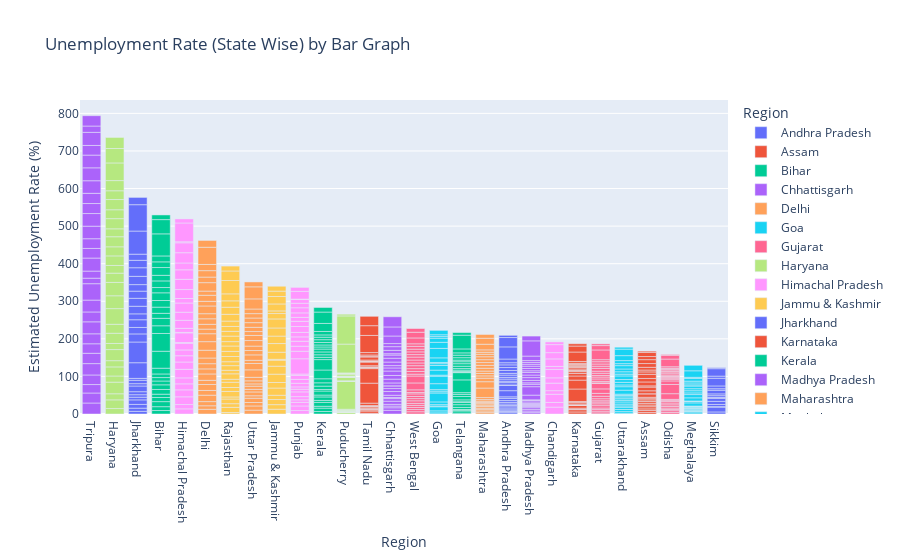

The notebook cell saved with this chart:
### Markdown cell above
# analyzing data by bar graph

### Code cell
# Create the bar chart
fig = px.bar(df,x='Region',y=' Estimated Unemployment Rate (%)',color='Region',
           title='Unemployment Rate (State Wise) by Bar Graph',template='plotly')
fig.update_layout(xaxis={'categoryorder':'total descending'})
fig.show()

### Figure 1 — Plotly figure (JSON) as saved in the notebook; plotly's stock layout.template omitted (floating-point values rounded to 4 significant figures)
{"data": [{"alignmentgroup": "True", "hovertemplate": "Region=%{x}<br> Estimated Unemployment Rate (%)=%{y}<extra></extra>", "legendgroup": "Andhra Pradesh", "marker": {"color": "#636efa", "pattern": {"shape": ""}}, "name": "Andhra Pradesh", "offsetgroup": "Andhra Pradesh", "orientation": "v", "showlegend": true, "textposition": "auto", "type": "bar", "x": ["Andhra Pradesh", "Andhra Pradesh", "Andhra Pradesh", "Andhra Pradesh", "Andhra Pradesh", "Andhra Pradesh", "Andhra Pradesh", "Andhra Pradesh", "Andhra Pradesh", "Andhra Pradesh", "Andhra Pradesh", "Andhra Pradesh", "Andhra Pradesh", "Andhra Pradesh", "Andhra Pradesh", "Andhra Pradesh", "Andhra Pradesh", "Andhra Pradesh", "Andhra Pradesh", "Andhra Pradesh", "Andhra Pradesh", "Andhra Pradesh", "Andhra Pradesh", "Andhra Pradesh", "Andhra Pradesh", "Andhra Pradesh", "Andhra Pradesh", "Andhra Pradesh"], "xaxis": "x", "y": [3.65, 3.05, 3.75, 3.32, 5.17, 3.52, 4.12, 4.38, 4.84, 5.91, 4.06, 16.29, 14.46, 0.85, 6.09, 3.8, 5.64, 4.61, 6.01, 4.7, 7.54, 7.88, 7.11, 5.66, 9.88, 32.3, 24.91, 5.86], "yaxis": "y"}, {"alignmentgroup": "True", "hovertemplate": "Region=%{x}<br> Estimated Unemployment Rate (%)=%{y}<extra></extra>", "legendgroup": "Assam", "marker": {"color": "#EF553B", "pattern": {"shape": ""}}, "name": "Assam", "offsetgroup": "Assam", "orientation": "v", "showlegend": true, "textposition": "auto", "type": "bar", "x": ["Assam", "Assam", "Assam", "Assam", "Assam", "Assam", "Assam", "Assam", "Assam", "Assam", "Assam", "Assam", "Assam", "Assam", "Assam", "Assam", "Assam", "Assam", "Assam", "Assam", "Assam", "Assam", "Assam", "Assam", "Assam", "Assam"], "xaxis": "x", "y": [4.29, 5.08, 4.26, 5.79, 4.46, 4.65, 4.66, 4.29, 3.26, 3.77, 9.38, 0, 7.87, 9.89, 3.21, 10.39, 9.26, 11.17, 6.31, 5.02, 7.24, 9.98, 10.34, 8.37, 10.77, 3.42], "yaxis": "y"}, {"alignmentgroup": "True", "hovertemplate": "Region=%{x}<br> Estimated Unemployment Rate (%)=%{y}<extra></extra>", "legendgroup": "Bihar", "marker": {"color": "#00cc96", "pattern": {"shape": ""}}, "name": "Bihar", "offsetgroup": "Bihar", "orientation": "v", "showlegend": true, "textposition": "auto", "type": "bar", "x": ["Bihar", "Bihar", "Bihar", "Bihar", "Bihar", "Bihar", "Bihar", "Bihar", "Bihar", "Bihar", "Bihar", "Bihar", "Bihar", "Bihar", "Bihar", "Bihar", "Bihar", "Bihar", "Bihar", "Bihar", "Bihar", "Bihar", "Bihar", "Bihar", "Bihar", "Bihar", "Bihar", "Bihar"], "xaxis": "x", "y": [9.27, 10.2, 13.44, 11, 8.87, 12.47, 12.4, 10.16, 9.13, 9.61, 15.39, 45.09, 47.26, 20.49, 19.9, 13.29, 16.41, 17.66, 20.46, 14.06, 17.62, 14.91, 20.69, 15.11, 15.73, 58.77, 37.87, 12.45], "yaxis": "y"}, {"alignmentgroup": "True", "hovertemplate": "Region=%{x}<br> Estimated Unemployment Rate (%)=%{y}<extra></extra>", "legendgroup": "Chhattisgarh", "marker": {"color": "#ab63fa", "pattern": {"shape": ""}}, "name": "Chhattisgarh", "offsetgroup": "Chhattisgarh", "orientation": "v", "showlegend": true, "textposition": "auto", "type": "bar", "x": ["Chhattisgarh", "Chhattisgarh", "Chhattisgarh", "Chhattisgarh", "Chhattisgarh", "Chhattisgarh", "Chhattisgarh", "Chhattisgarh", "Chhattisgarh", "Chhattisgarh", "Chhattisgarh", "Chhattisgarh", "Chhattisgarh", "Chhattisgarh", "Chhattisgarh", "Chhattisgarh", "Chhattisgarh", "Chhattisgarh", "Chhattisgarh", "Chhattisgarh", "Chhattisgarh", "Chhattisgarh", "Chhattisgarh", "Chhattisgarh", "Chhattisgarh", "Chhattisgarh", "Chhattisgarh", "Chhattisgarh"], "xaxis": "x", "y": [9.82, 6.76, 4.54, 4.64, 8.33, 6.96, 2.77, 6.11, 9.89, 7.89, 7.31, 0, 7.64, 10.14, 9.77, 11.77, 8.17, 6.29, 9.46, 10.27, 8.32, 3.57, 9.01, 9.79, 8.21, 20.13, 24.1, 27.07], "yaxis": "y"}, {"alignmentgroup": "True", "hovertemplate": "Region=%{x}<br> Estimated Unemployment Rate (%)=%{y}<extra></extra>", "legendgroup": "Delhi", "marker": {"color": "#FFA15A", "pattern": {"shape": ""}}, "name": "Delhi", "offsetgroup": "Delhi", "orientation": "v", "showlegend": true, "textposition": "auto", "type": "bar", "x": ["Delhi", "Delhi", "Delhi", "Delhi", "Delhi", "Delhi", "Delhi", "Delhi", "Delhi", "Delhi", "Delhi", "Delhi", "Delhi", "Delhi", "Delhi", "Delhi", "Delhi", "Delhi", "Delhi", "Delhi", "Delhi", "Delhi", "Delhi", "Delhi", "Delhi", "Delhi", "Delhi", "Delhi"], "xaxis": "x", "y": [12.56, 9.33, 11.07, 17.18, 12.5, 15.84, 11.11, 16.97, 13.48, 13.81, 15.18, 20.69, 22.76, 21.14, 12.31, 12.76, 14.68, 13.52, 20.59, 12.41, 16.11, 11.07, 22.45, 14.86, 17.09, 16.51, 45.78, 18.11], "yaxis": "y"}, {"alignmentgroup": "True", "hovertemplate": "Region=%{x}<br> Estimated Unemployment Rate (%)=%{y}<extra></extra>", "legendgroup": "Goa", "marker": {"color": "#19d3f3", "pattern": {"shape": ""}}, "name": "Goa", "offsetgroup": "Goa", "orientation": "v", "showlegend": true, "textposition": "auto", "type": "bar", "x": ["Goa", "Goa", "Goa", "Goa", "Goa", "Goa", "Goa", "Goa", "Goa", "Goa", "Goa", "Goa", "Goa", "Goa", "Goa", "Goa", "Goa", "Goa", "Goa", "Goa", "Goa", "Goa", "Goa", "Goa"], "xaxis": "x", "y": [2.91, 5.45, 10.98, 1.98, 3.61, 7.21, 23.71, 3.54, 5.38, 0, 15.91, 20, 2.75, 13.33, 12.28, 4.9, 3.16, 12.31, 25.2, 16.22, 10.92, 4.31, 4.76, 11.76], "yaxis": "y"}, {"alignmentgroup": "True", "hovertemplate": "Region=%{x}<br> Estimated Unemployment Rate (%)=%{y}<extra></extra>", "legendgroup": "Gujarat", "marker": {"color": "#FF6692", "pattern": {"shape": ""}}, "name": "Gujarat", "offsetgroup": "Gujarat", "orientation": "v", "showlegend": true, "textposition": "auto", "type": "bar", "x": ["Gujarat", "Gujarat", "Gujarat", "Gujarat", "Gujarat", "Gujarat", "Gujarat", "Gujarat", "Gujarat", "Gujarat", "Gujarat", "Gujarat", "Gujarat", "Gujarat", "Gujarat", "Gujarat", "Gujarat", "Gujarat", "Gujarat", "Gujarat", "Gujarat", "Gujarat", "Gujarat", "Gujarat", "Gujarat", "Gujarat", "Gujarat", "Gujarat"], "xaxis": "x", "y": [2.88, 4.77, 4.58, 3.7, 6.29, 4.91, 4.68, 3.46, 5.35, 6.64, 7.59, 12, 14.58, 1.41, 4.09, 6.31, 5.15, 4.2, 5.96, 5.45, 7.53, 5.71, 5.82, 6.04, 5.39, 25.94, 11.62, 4.54], "yaxis": "y"}, {"alignmentgroup": "True", "hovertemplate": "Region=%{x}<br> Estimated Unemployment Rate (%)=%{y}<extra></extra>", "legendgroup": "Haryana", "marker": {"color": "#B6E880", "pattern": {"shape": ""}}, "name": "Haryana", "offsetgroup": "Haryana", "orientation": "v", "showlegend": true, "textposition": "auto", "type": "bar", "x": ["Haryana", "Haryana", "Haryana", "Haryana", "Haryana", "Haryana", "Haryana", "Haryana", "Haryana", "Haryana", "Haryana", "Haryana", "Haryana", "Haryana", "Haryana", "Haryana", "Haryana", "Haryana", "Haryana", "Haryana", "Haryana", "Haryana", "Haryana", "Haryana", "Haryana", "Haryana", "Haryana", "Haryana"], "xaxis": "x", "y": [14.54, 23.08, 16.22, 30.94, 16.36, 24.17, 16.59, 29.56, 16.21, 27.19, 23.92, 41.61, 34.22, 35.57, 24.67, 20.42, 25.45, 24.19, 26.84, 21.04, 27.06, 23.65, 27.24, 23.29, 27.14, 46.89, 38.46, 29.41], "yaxis": "y"}, {"alignmentgroup": "True", "hovertemplate": "Region=%{x}<br> Estimated Unemployment Rate (%)=%{y}<extra></extra>", "legendgroup": "Himachal Pradesh", "marker": {"color": "#FF97FF", "pattern": {"shape": ""}}, "name": "Himachal Pradesh", "offsetgroup": "Himachal Pradesh", "orientation": "v", "showlegend": true, "textposition": "auto", "type": "bar", "x": ["Himachal Pradesh", "Himachal Pradesh", "Himachal Pradesh", "Himachal Pradesh", "Himachal Pradesh", "Himachal Pradesh", "Himachal Pradesh", "Himachal Pradesh", "Himachal Pradesh", "Himachal Pradesh", "Himachal Pradesh", "Himachal Pradesh", "Himachal Pradesh", "Himachal Pradesh", "Himachal Pradesh", "Himachal Pradesh", "Himachal Pradesh", "Himachal Pradesh", "Himachal Pradesh", "Himachal Pradesh", "Himachal Pradesh", "Himachal Pradesh", "Himachal Pradesh", "Himachal Pradesh", "Himachal Pradesh", "Himachal Pradesh", "Himachal Pradesh", "Himachal Pradesh"], "xaxis": "x", "y": [13.68, 11.43, 20.59, 18.56, 15.98, 15.81, 22.86, 19.46, 16.67, 15.42, 17.71, 2.13, 25.64, 1.12, 10.88, 21.43, 21.51, 24.48, 12, 23.77, 27.27, 25.32, 18.15, 27.31, 26.44, 2.7, 50, 10.81], "yaxis": "y"}, {"alignmentgroup": "True", "hovertemplate": "Region=%{x}<br> Estimated Unemployment Rate (%)=%{y}<extra></extra>", "legendgroup": "Jammu & Kashmir", "marker": {"color": "#FECB52", "pattern": {"shape": ""}}, "name": "Jammu & Kashmir", "offsetgroup": "Jammu & Kashmir", "orientation": "v", "showlegend": true, "textposition": "auto", "type": "bar", "x": ["Jammu & Kashmir", "Jammu & Kashmir", "Jammu & Kashmir", "Jammu & Kashmir", "Jammu & Kashmir", "Jammu & Kashmir", "Jammu & Kashmir", "Jammu & Kashmir", "Jammu & Kashmir", "Jammu & Kashmir", "Jammu & Kashmir", "Jammu & Kashmir", "Jammu & Kashmir", "Jammu & Kashmir", "Jammu & Kashmir", "Jammu & Kashmir", "Jammu & Kashmir", "Jammu & Kashmir", "Jammu & Kashmir", "Jammu & Kashmir", "Jammu & Kashmir"], "xaxis": "x", "y": [12.78, 12.09, 13.67, 11.32, 19.27, 14.73, 22.19, 21.23, 16, 2.22, 18.97, 23.04, 19.88, 21.55, 24.06, 14.29, 7.02, 18.54, 19.86, 14.29, 12.96], "yaxis": "y"}, {"alignmentgroup": "True", "hovertemplate": "Region=%{x}<br> Estimated Unemployment Rate (%)=%{y}<extra></extra>", "legendgroup": "Jharkhand", "marker": {"color": "#636efa", "pattern": {"shape": ""}}, "name": "Jharkhand", "offsetgroup": "Jharkhand", "orientation": "v", "showlegend": true, "textposition": "auto", "type": "bar", "x": ["Jharkhand", "Jharkhand", "Jharkhand", "Jharkhand", "Jharkhand", "Jharkhand", "Jharkhand", "Jharkhand", "Jharkhand", "Jharkhand", "Jharkhand", "Jharkhand", "Jharkhand", "Jharkhand", "Jharkhand", "Jharkhand", "Jharkhand", "Jharkhand", "Jharkhand", "Jharkhand", "Jharkhand", "Jharkhand", "Jharkhand", "Jharkhand", "Jharkhand", "Jharkhand", "Jharkhand", "Jharkhand"], "xaxis": "x", "y": [7.11, 8.46, 9.98, 12.06, 7.12, 6.57, 8.07, 15.15, 6.16, 9.06, 5.01, 41.72, 55.1, 21.53, 17.23, 20.51, 15.67, 20.25, 21.16, 19.05, 17.34, 22.01, 22.96, 19.67, 16.4, 61.48, 70.17, 19.38], "yaxis": "y"}, {"alignmentgroup": "True", "hovertemplate": "Region=%{x}<br> Estimated Unemployment Rate (%)=%{y}<extra></extra>", "legendgroup": "Karnataka", "marker": {"color": "#EF553B", "pattern": {"shape": ""}}, "name": "Karnataka", "offsetgroup": "Karnataka", "orientation": "v", "showlegend": true, "textposition": "auto", "type": "bar", "x": ["Karnataka", "Karnataka", "Karnataka", "Karnataka", "Karnataka", "Karnataka", "Karnataka", "Karnataka", "Karnataka", "Karnataka", "Karnataka", "Karnataka", "Karnataka", "Karnataka", "Karnataka", "Karnataka", "Karnataka", "Karnataka", "Karnataka", "Karnataka", "Karnataka", "Karnataka", "Karnataka", "Karnataka", "Karnataka", "Karnataka", "Karnataka", "Karnataka"], "xaxis": "x", "y": [5.46, 5.98, 0.52, 0.37, 3.2, 7.13, 1.19, 0.41, 2.57, 4.11, 2.39, 33.17, 23.72, 10.92, 6.56, 5, 2.29, 1.27, 3.57, 3.87, 3.44, 1.56, 3.31, 2.88, 4.92, 25.12, 15.88, 6.12], "yaxis": "y"}, {"alignmentgroup": "True", "hovertemplate": "Region=%{x}<br> Estimated Unemployment Rate (%)=%{y}<extra></extra>", "legendgroup": "Kerala", "marker": {"color": "#00cc96", "pattern": {"shape": ""}}, "name": "Kerala", "offsetgroup": "Kerala", "orientation": "v", "showlegend": true, "textposition": "auto", "type": "bar", "x": ["Kerala", "Kerala", "Kerala", "Kerala", "Kerala", "Kerala", "Kerala", "Kerala", "Kerala", "Kerala", "Kerala", "Kerala", "Kerala", "Kerala", "Kerala", "Kerala", "Kerala", "Kerala", "Kerala", "Kerala", "Kerala", "Kerala", "Kerala", "Kerala", "Kerala", "Kerala", "Kerala", "Kerala"], "xaxis": "x", "y": [6.63, 9, 4.95, 10.32, 5.35, 9.14, 5, 10.77, 4.11, 8.91, 8.85, 10.71, 23.38, 27.66, 6.11, 6.67, 7.58, 7.69, 5.52, 5.35, 6.71, 7.31, 6.65, 6.08, 9.14, 21.43, 30.28, 12.17], "yaxis": "y"}, {"alignmentgroup": "True", "hovertemplate": "Region=%{x}<br> Estimated Unemployment Rate (%)=%{y}<extra></extra>", "legendgroup": "Madhya Pradesh", "marker": {"color": "#ab63fa", "pattern": {"shape": ""}}, "name": "Madhya Pradesh", "offsetgroup": "Madhya Pradesh", "orientation": "v", "showlegend": true, "textposition": "auto", "type": "bar", "x": ["Madhya Pradesh", "Madhya Pradesh", "Madhya Pradesh", "Madhya Pradesh", "Madhya Pradesh", "Madhya Pradesh", "Madhya Pradesh", "Madhya Pradesh", "Madhya Pradesh", "Madhya Pradesh", "Madhya Pradesh", "Madhya Pradesh", "Madhya Pradesh", "Madhya Pradesh", "Madhya Pradesh", "Madhya Pradesh", "Madhya Pradesh", "Madhya Pradesh", "Madhya Pradesh", "Madhya Pradesh", "Madhya Pradesh", "Madhya Pradesh", "Madhya Pradesh", "Madhya Pradesh", "Madhya Pradesh", "Madhya Pradesh", "Madhya Pradesh", "Madhya Pradesh"], "xaxis": "x", "y": [3.63, 4.25, 3.92, 4.94, 3.08, 2.98, 2.72, 2.94, 3.66, 4.42, 1.19, 12.5, 22.46, 6.46, 3.91, 6.38, 7.38, 6.82, 7, 4.4, 6.06, 6.2, 5.17, 4.96, 4.8, 11.94, 40.49, 12.72], "yaxis": "y"}, {"alignmentgroup": "True", "hovertemplate": "Region=%{x}<br> Estimated Unemployment Rate (%)=%{y}<extra></extra>", "legendgroup": "Maharashtra", "marker": {"color": "#FFA15A", "pattern": {"shape": ""}}, "name": "Maharashtra", "offsetgroup": "Maharashtra", "orientation": "v", "showlegend": true, "textposition": "auto", "type": "bar", "x": ["Maharashtra", "Maharashtra", "Maharashtra", "Maharashtra", "Maharashtra", "Maharashtra", "Maharashtra", "Maharashtra", "Maharashtra", "Maharashtra", "Maharashtra", "Maharashtra", "Maharashtra", "Maharashtra", "Maharashtra", "Maharashtra", "Maharashtra", "Maharashtra", "Maharashtra", "Maharashtra", "Maharashtra", "Maharashtra", "Maharashtra", "Maharashtra", "Maharashtra", "Maharashtra", "Maharashtra", "Maharashtra"], "xaxis": "x", "y": [3.67, 4.34, 3.66, 3.76, 4.4, 3.81, 3.68, 3.03, 3.8, 4.24, 5.38, 25.28, 16.89, 9.4, 6.08, 6.46, 6.35, 7.57, 7.6, 7.51, 7.6, 7.83, 6.67, 5.34, 6.34, 14.99, 15.92, 10.01], "yaxis": "y"}, {"alignmentgroup": "True", "hovertemplate": "Region=%{x}<br> Estimated Unemployment Rate (%)=%{y}<extra></extra>", "legendgroup": "Meghalaya", "marker": {"color": "#19d3f3", "pattern": {"shape": ""}}, "name": "Meghalaya", "offsetgroup": "Meghalaya", "orientation": "v", "showlegend": true, "textposition": "auto", "type": "bar", "x": ["Meghalaya", "Meghalaya", "Meghalaya", "Meghalaya", "Meghalaya", "Meghalaya", "Meghalaya", "Meghalaya", "Meghalaya", "Meghalaya", "Meghalaya", "Meghalaya", "Meghalaya", "Meghalaya", "Meghalaya", "Meghalaya", "Meghalaya", "Meghalaya", "Meghalaya", "Meghalaya", "Meghalaya", "Meghalaya", "Meghalaya", "Meghalaya", "Meghalaya", "Meghalaya", "Meghalaya"], "xaxis": "x", "y": [3.16, 4.23, 1.03, 0.52, 0.24, 3.7, 1.5, 1.8, 0.97, 2.76, 1.28, 8.38, 3.73, 1.35, 8.4, 8.66, 4.43, 5.8, 5.3, 7.2, 3.02, 5.21, 4.76, 7.37, 2.8, 17.39, 14.58], "yaxis": "y"}, {"alignmentgroup": "True", "hovertemplate": "Region=%{x}<br> Estimated Unemployment Rate (%)=%{y}<extra></extra>", "legendgroup": "Odisha", "marker": {"color": "#FF6692", "pattern": {"shape": ""}}, "name": "Odisha", "offsetgroup": "Odisha", "orientation": "v", "showlegend": true, "textposition": "auto", "type": "bar", "x": ["Odisha", "Odisha", "Odisha", "Odisha", "Odisha", "Odisha", "Odisha", "Odisha", "Odisha", "Odisha", "Odisha", "Odisha", "Odisha", "Odisha", "Odisha", "Odisha", "Odisha", "Odisha", "Odisha", "Odisha", "Odisha", "Odisha", "Odisha", "Odisha", "Odisha", "Odisha", "Odisha", "Odisha"], "xaxis": "x", "y": [4.17, 4.71, 3.31, 3.68, 4.31, 4.28, 4.72, 4.67, 1.81, 3.31, 15.09, 24.48, 9.45, 4.59, 2.95, 2.63, 1.78, 3.5, 3.78, 4.5, 2.23, 3.36, 2.28, 2.19, 3.96, 20.5, 10, 2.18], "yaxis": "y"}, {"alignmentgroup": "True", "hovertemplate": "Region=%{x}<br> Estimated Unemployment Rate (%)=%{y}<extra></extra>", "legendgroup": "Puducherry", "marker": {"color": "#B6E880", "pattern": {"shape": ""}}, "name": "Puducherry", "offsetgroup": "Puducherry", "orientation": "v", "showlegend": true, "textposition": "auto", "type": "bar", "x": ["Puducherry", "Puducherry", "Puducherry", "Puducherry", "Puducherry", "Puducherry", "Puducherry", "Puducherry", "Puducherry", "Puducherry", "Puducherry", "Puducherry", "Puducherry", "Puducherry", "Puducherry", "Puducherry", "Puducherry", "Puducherry", "Puducherry", "Puducherry", "Puducherry", "Puducherry", "Puducherry", "Puducherry", "Puducherry", "Puducherry"], "xaxis": "x", "y": [0, 0, 0, 4.85, 0, 1.18, 0, 1.99, 0.58, 1.74, 2.31, 74.51, 1.25, 0, 0, 8.95, 1.22, 1.17, 1.37, 5.21, 0.57, 1.78, 0.62, 76.74, 75, 4.55], "yaxis": "y"}, {"alignmentgroup": "True", "hovertemplate": "Region=%{x}<br> Estimated Unemployment Rate (%)=%{y}<extra></extra>", "legendgroup": "Punjab", "marker": {"color": "#FF97FF", "pattern": {"shape": ""}}, "name": "Punjab", "offsetgroup": "Punjab", "orientation": "v", "showlegend": true, "textposition": "auto", "type": "bar", "x": ["Punjab", "Punjab", "Punjab", "Punjab", "Punjab", "Punjab", "Punjab", "Punjab", "Punjab", "Punjab", "Punjab", "Punjab", "Punjab", "Punjab", "Punjab", "Punjab", "Punjab", "Punjab", "Punjab", "Punjab", "Punjab", "Punjab", "Punjab", "Punjab", "Punjab", "Punjab", "Punjab", "Punjab"], "xaxis": "x", "y": [9.17, 12.21, 9.64, 6.69, 8.59, 12.56, 7.07, 6.13, 9.69, 10.41, 10.51, 3.69, 40.59, 20, 13.49, 13.17, 11.61, 11.99, 15.69, 13.75, 10.39, 11.97, 13.68, 11.99, 9.97, 1.13, 20.54, 10.55], "yaxis": "y"}, {"alignmentgroup": "True", "hovertemplate": "Region=%{x}<br> Estimated Unemployment Rate (%)=%{y}<extra></extra>", "legendgroup": "Rajasthan", "marker": {"color": "#FECB52", "pattern": {"shape": ""}}, "name": "Rajasthan", "offsetgroup": "Rajasthan", "orientation": "v", "showlegend": true, "textposition": "auto", "type": "bar", "x": ["Rajasthan", "Rajasthan", "Rajasthan", "Rajasthan", "Rajasthan", "Rajasthan", "Rajasthan", "Rajasthan", "Rajasthan", "Rajasthan", "Rajasthan", "Rajasthan", "Rajasthan", "Rajasthan", "Rajasthan", "Rajasthan", "Rajasthan", "Rajasthan", "Rajasthan", "Rajasthan", "Rajasthan", "Rajasthan", "Rajasthan", "Rajasthan", "Rajasthan", "Rajasthan", "Rajasthan", "Rajasthan"], "xaxis": "x", "y": [4.03, 13.7, 9.7, 12.5, 5.45, 14.66, 10.47, 13.96, 8, 14.48, 9.47, 12.25, 10.45, 13.86, 13.62, 14.36, 11.67, 14.71, 12.63, 13.02, 14.3, 18.04, 18.82, 17.02, 18.54, 35.53, 25.35, 13.04], "yaxis": "y"}, {"alignmentgroup": "True", "hovertemplate": "Region=%{x}<br> Estimated Unemployment Rate (%)=%{y}<extra></extra>", "legendgroup": "Sikkim", "marker": {"color": "#636efa", "pattern": {"shape": ""}}, "name": "Sikkim", "offsetgroup": "Sikkim", "orientation": "v", "showlegend": true, "textposition": "auto", "type": "bar", "x": ["Sikkim", "Sikkim", "Sikkim", "Sikkim", "Sikkim", "Sikkim", "Sikkim", "Sikkim", "Sikkim", "Sikkim", "Sikkim", "Sikkim", "Sikkim", "Sikkim", "Sikkim", "Sikkim", "Sikkim"], "xaxis": "x", "y": [5.48, 13.11, 1, 0, 5.81, 8.2, 7.76, 2.56, 4.82, 4.81, 9.68, 4.04, 7.37, 20.45, 5.77, 19.75, 2.63], "yaxis": "y"}, {"alignmentgroup": "True", "hovertemplate": "Region=%{x}<br> Estimated Unemployment Rate (%)=%{y}<extra></extra>", "legendgroup": "Tamil Nadu", "marker": {"color": "#EF553B", "pattern": {"shape": ""}}, "name": "Tamil Nadu", "offsetgroup": "Tamil Nadu", "orientation": "v", "showlegend": true, "textposition": "auto", "type": "bar", "x": ["Tamil Nadu", "Tamil Nadu", "Tamil Nadu", "Tamil Nadu", "Tamil Nadu", "Tamil Nadu", "Tamil Nadu", "Tamil Nadu", "Tamil Nadu", "Tamil Nadu", "Tamil Nadu", "Tamil Nadu", "Tamil Nadu", "Tamil Nadu", "Tamil Nadu", "Tamil Nadu", "Tamil Nadu", "Tamil Nadu", "Tamil Nadu", "Tamil Nadu", "Tamil Nadu", "Tamil Nadu", "Tamil Nadu", "Tamil Nadu", "Tamil Nadu", "Tamil Nadu", "Tamil Nadu", "Tamil Nadu"], "xaxis": "x", "y": [0.97, 0.92, 6.01, 2.91, 1.71, 1.46, 2.46, 3.73, 1.18, 1.17, 6.36, 53.19, 38.73, 2.06, 0.89, 1.56, 3.18, 9.53, 1.86, 1.13, 2.65, 8.05, 2.05, 3.31, 6.46, 45.55, 25.95, 24.93], "yaxis": "y"}, {"alignmentgroup": "True", "hovertemplate": "Region=%{x}<br> Estimated Unemployment Rate (%)=%{y}<extra></extra>", "legendgroup": "Telangana", "marker": {"color": "#00cc96", "pattern": {"shape": ""}}, "name": "Telangana", "offsetgroup": "Telangana", "orientation": "v", "showlegend": true, "textposition": "auto", "type": "bar", "x": ["Telangana", "Telangana", "Telangana", "Telangana", "Telangana", "Telangana", "Telangana", "Telangana", "Telangana", "Telangana", "Telangana", "Telangana", "Telangana", "Telangana", "Telangana", "Telangana", "Telangana", "Telangana", "Telangana", "Telangana", "Telangana", "Telangana", "Telangana", "Telangana", "Telangana", "Telangana", "Telangana", "Telangana"], "xaxis": "x", "y": [2.23, 5.92, 2.45, 1.4, 5.49, 7.29, 6.47, 1.35, 5.02, 9.02, 5.63, 4.51, 34.01, 19.3, 1.52, 1.43, 3.73, 4.19, 6.19, 6.74, 5.23, 4.22, 6.49, 6.74, 6.1, 10.5, 36.57, 6.92], "yaxis": "y"}, {"alignmentgroup": "True", "hovertemplate": "Region=%{x}<br> Estimated Unemployment Rate (%)=%{y}<extra></extra>", "legendgroup": "Tripura", "marker": {"color": "#ab63fa", "pattern": {"shape": ""}}, "name": "Tripura", "offsetgroup": "Tripura", "orientation": "v", "showlegend": true, "textposition": "auto", "type": "bar", "x": ["Tripura", "Tripura", "Tripura", "Tripura", "Tripura", "Tripura", "Tripura", "Tripura", "Tripura", "Tripura", "Tripura", "Tripura", "Tripura", "Tripura", "Tripura", "Tripura", "Tripura", "Tripura", "Tripura", "Tripura", "Tripura", "Tripura", "Tripura", "Tripura", "Tripura", "Tripura", "Tripura", "Tripura"], "xaxis": "x", "y": [29.25, 26.64, 22.47, 25.49, 30.23, 27.54, 25.25, 26.53, 31.91, 26.22, 31.61, 43.64, 14.71, 18.84, 34.69, 25.59, 25.81, 33.45, 33.57, 26.67, 27.15, 33.48, 34.37, 33.88, 25.69, 34.88, 16.78, 27.47], "yaxis": "y"}, {"alignmentgroup": "True", "hovertemplate": "Region=%{x}<br> Estimated Unemployment Rate (%)=%{y}<extra></extra>", "legendgroup": "Uttar Pradesh", "marker": {"color": "#FFA15A", "pattern": {"shape": ""}}, "name": "Uttar Pradesh", "offsetgroup": "Uttar Pradesh", "orientation": "v", "showlegend": true, "textposition": "auto", "type": "bar", "x": ["Uttar Pradesh", "Uttar Pradesh", "Uttar Pradesh", "Uttar Pradesh", "Uttar Pradesh", "Uttar Pradesh", "Uttar Pradesh", "Uttar Pradesh", "Uttar Pradesh", "Uttar Pradesh", "Uttar Pradesh", "Uttar Pradesh", "Uttar Pradesh", "Uttar Pradesh", "Uttar Pradesh", "Uttar Pradesh", "Uttar Pradesh", "Uttar Pradesh", "Uttar Pradesh", "Uttar Pradesh", "Uttar Pradesh", "Uttar Pradesh", "Uttar Pradesh", "Uttar Pradesh", "Uttar Pradesh", "Uttar Pradesh", "Uttar Pradesh", "Uttar Pradesh"], "xaxis": "x", "y": [10.26, 11.13, 9.19, 11.47, 6.45, 10.18, 6.94, 8.43, 6.06, 8.12, 9.37, 19.92, 16.89, 8.51, 14.4, 11.62, 11.8, 14.73, 13.58, 10.35, 11.31, 12.37, 12.34, 11.65, 12.32, 26.94, 32.06, 13.05], "yaxis": "y"}, {"alignmentgroup": "True", "hovertemplate": "Region=%{x}<br> Estimated Unemployment Rate (%)=%{y}<extra></extra>", "legendgroup": "Uttarakhand", "marker": {"color": "#19d3f3", "pattern": {"shape": ""}}, "name": "Uttarakhand", "offsetgroup": "Uttarakhand", "orientation": "v", "showlegend": true, "textposition": "auto", "type": "bar", "x": ["Uttarakhand", "Uttarakhand", "Uttarakhand", "Uttarakhand", "Uttarakhand", "Uttarakhand", "Uttarakhand", "Uttarakhand", "Uttarakhand", "Uttarakhand", "Uttarakhand", "Uttarakhand", "Uttarakhand", "Uttarakhand", "Uttarakhand", "Uttarakhand", "Uttarakhand", "Uttarakhand", "Uttarakhand", "Uttarakhand", "Uttarakhand", "Uttarakhand", "Uttarakhand", "Uttarakhand", "Uttarakhand", "Uttarakhand", "Uttarakhand"], "xaxis": "x", "y": [1.63, 4.65, 5.74, 6.11, 3.47, 4.83, 5.56, 4.52, 4.17, 4.85, 3.66, 3.57, 10.71, 9.17, 4.69, 6.94, 7.43, 9.62, 4.72, 6.34, 7.39, 8.92, 5.28, 8.15, 13.18, 17.36, 5.08], "yaxis": "y"}, {"alignmentgroup": "True", "hovertemplate": "Region=%{x}<br> Estimated Unemployment Rate (%)=%{y}<extra></extra>", "legendgroup": "West Bengal", "marker": {"color": "#FF6692", "pattern": {"shape": ""}}, "name": "West Bengal", "offsetgroup": "West Bengal", "orientation": "v", "showlegend": true, "textposition": "auto", "type": "bar", "x": ["West Bengal", "West Bengal", "West Bengal", "West Bengal", "West Bengal", "West Bengal", "West Bengal", "West Bengal", "West Bengal", "West Bengal", "West Bengal", "West Bengal", "West Bengal", "West Bengal", "West Bengal", "West Bengal", "West Bengal", "West Bengal", "West Bengal", "West Bengal", "West Bengal", "West Bengal", "West Bengal", "West Bengal", "West Bengal", "West Bengal", "West Bengal", "West Bengal"], "xaxis": "x", "y": [6.02, 5.85, 5.62, 5.58, 5.26, 6.78, 5.83, 5.79, 6.79, 3.78, 7.02, 18.32, 18.43, 4.94, 7.25, 7.38, 7.91, 7.27, 7.79, 7.83, 6.61, 7.24, 7.27, 7.55, 6.67, 15.63, 15.22, 9.86], "yaxis": "y"}, {"alignmentgroup": "True", "hovertemplate": "Region=%{x}<br> Estimated Unemployment Rate (%)=%{y}<extra></extra>", "legendgroup": "Chandigarh", "marker": {"color": "#FF97FF", "pattern": {"shape": ""}}, "name": "Chandigarh", "offsetgroup": "Chandigarh", "orientation": "v", "showlegend": true, "textposition": "auto", "type": "bar", "x": ["Chandigarh", "Chandigarh", "Chandigarh", "Chandigarh", "Chandigarh", "Chandigarh", "Chandigarh", "Chandigarh", "Chandigarh", "Chandigarh", "Chandigarh", "Chandigarh"], "xaxis": "x", "y": [18.35, 12.4, 21.8, 9.52, 20.14, 13.99, 22.05, 8.33, 20, 16.67, 21.43, 7.22], "yaxis": "y"}], "layout": {"barmode": "relative", "legend": {"title": {"text": "Region"}, "tracegroupgap": 0}, "title": {"text": "Unemployment Rate (State Wise) by Bar Graph"}, "xaxis": {"anchor": "y", "categoryarray": ["Andhra Pradesh", "Assam", "Bihar", "Chhattisgarh", "Delhi", "Goa", "Gujarat", "Haryana", "Himachal Pradesh", "Jammu & Kashmir", "Jharkhand", "Karnataka", "Kerala", "Madhya Pradesh", "Maharashtra", "Meghalaya", "Odisha", "Puducherry", "Punjab", "Rajasthan", "Sikkim", "Tamil Nadu", "Telangana", "Tripura", "Uttar Pradesh", "Uttarakhand", "West Bengal", null, "Chandigarh"], "categoryorder": "total descending", "domain": [0, 1], "title": {"text": "Region"}}, "yaxis": {"anchor": "x", "domain": [0, 1], "title": {"text": " Estimated Unemployment Rate (%)"}}}}
